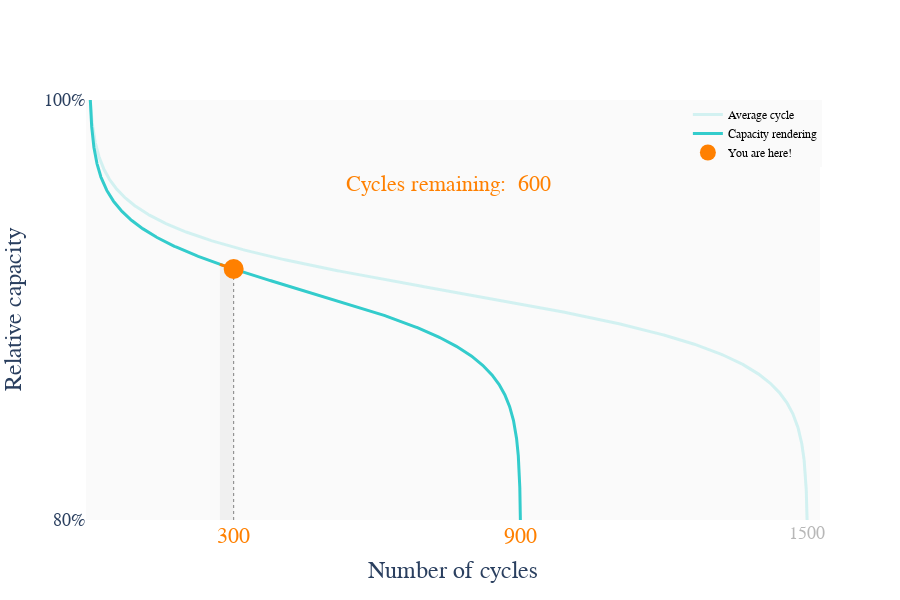

The notebook cell this image was saved under:
### Code cell
plot_single_prediction(prediction, window_size, scaling_factors, mean_cycle_life, inline=True)

### Figure 1 — Plotly figure (JSON) as saved in the notebook; plotly's stock layout.template omitted (floating-point values rounded to 4 significant figures; data arrays with more than 128 entries replaced by an {"elided": "..."} marker saying what was removed)
{"data": [{"hoverinfo": "skip", "line": {"color": "rgba(51, 204, 204, 0.2)", "width": 3}, "mode": "lines", "name": "Average cycle", "type": "scatter", "x": {"elided": "1000 float values"}, "xaxis": "x2", "y": {"elided": "1000 float values"}}, {"hoverinfo": "skip", "line": {"color": "rgba(51, 204, 204, 1.0)", "width": 3}, "mode": "lines", "name": "Capacity rendering", "type": "scatter", "x": {"elided": "1000 float values"}, "y": {"elided": "1000 float values"}}, {"hoverinfo": "skip", "line": {"color": "rgba(255, 128, 0, 1.0)", "width": 3}, "mode": "lines", "name": "Cycle window", "showlegend": false, "type": "scatter", "x": [0.3014, 0.3042, 0.307, 0.3098, 0.3127, 0.3155, 0.3184, 0.3213, 0.3242, 0.3271, 0.3301, 0.333], "y": [92.17, 92.15, 92.13, 92.11, 92.09, 92.07, 92.05, 92.03, 92.01, 91.99, 91.97, 91.95]}, {"hoverinfo": "skip", "marker": {"color": "rgba(255, 128, 0, 1.0)", "size": 20}, "mode": "markers", "name": "You are here!", "type": "scatter", "x": [0.3333], "y": [91.95]}], "layout": {"annotations": [{"font": {"color": "rgba(255, 128, 0, 1.0)", "family": "Arial", "size": 22}, "showarrow": false, "text": "Cycles remaining:  600", "x": 0.8333, "y": 96}], "height": 600, "legend": {"bgcolor": "rgb(250, 250, 250)", "font": {"color": "#000", "family": "sans-serif", "size": 12}, "traceorder": "normal", "x": 0.82, "y": 1}, "plot_bgcolor": "rgb(250, 250, 250)", "shapes": [{"fillcolor": "rgba(150, 150, 150, 0.1)", "layer": "below", "line": {"width": 0}, "type": "rect", "x0": 0.3014, "x1": 0.333, "y0": 0, "y1": 92.07}, {"layer": "below", "line": {"color": "rgb(130, 130, 130)", "dash": "dot", "width": 1}, "type": "line", "x0": 0.3333, "x1": 0.3333, "y0": 80, "y1": 91.95}], "xaxis": {"overlaying": "x2", "range": [-0.01, 1.697], "showgrid": false, "tickcolor": "rgb(250, 250, 250)", "tickfont": {"color": "rgba(255, 128, 0, 1.0)", "family": "Arial", "size": 22}, "ticklen": 2, "tickmode": "array", "ticktext": [300, "900"], "tickvals": [0.3333, 1], "title": {"font": {"family": "Arial", "size": 24}, "text": "Number of cycles"}, "zeroline": false}, "xaxis2": {"range": [-0.01, 1.697], "showgrid": false, "tickcolor": "rgb(250, 250, 250)", "tickfont": {"color": "rgba(15, 15, 15, 0.3)", "family": "Arial", "size": 18}, "ticklen": 5, "tickmode": "array", "ticktext": ["1500"], "tickvals": [1.667], "zeroline": false}, "yaxis": {"dtick": 20, "range": [80, 100], "showgrid": false, "tickcolor": "rgb(255, 255, 255)", "tickfont": {"family": "Arial", "size": 18}, "ticklen": 5, "tickmode": "array", "ticktext": ["80%", "100%"], "tickvals": [80, 100], "title": {"font": {"family": "Arial", "size": 24}, "text": "Relative capacity"}}}}
